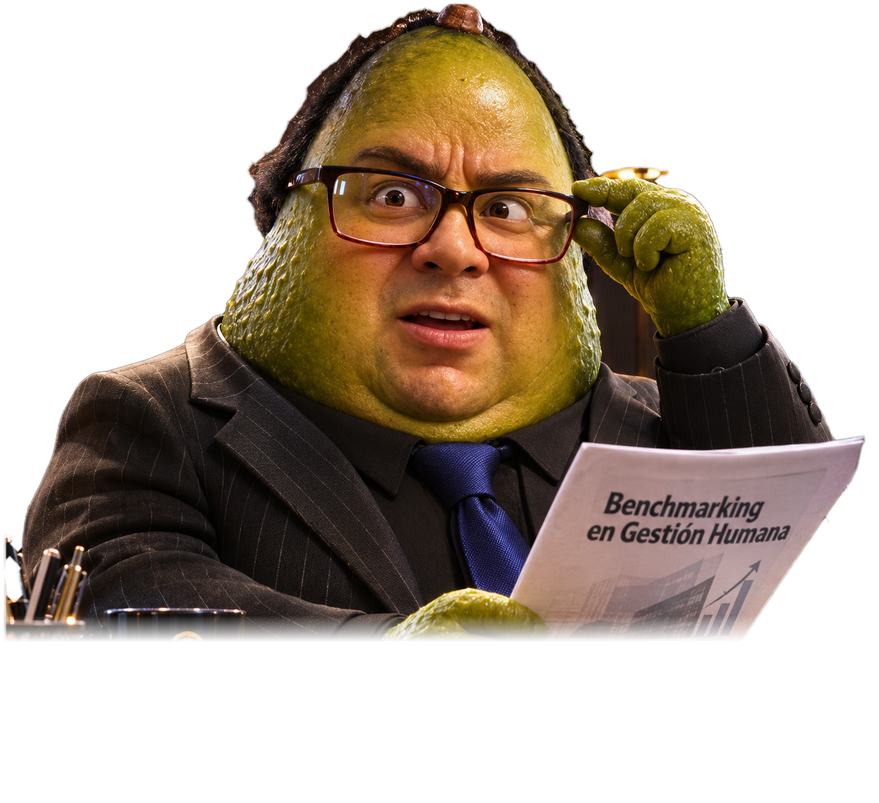
#> input picture Pipeline/recortes/HAROLD.png, 879 x 803 px, shrunk from 1312 x 1199 before the run
$ python recortar.py recortes/HAROLD.png recortes/HAROLD.png 1.0
#> lines starting #> are read from the running program, lines starting #| are printed output that depends on the picture
"""Recorta un personaje de su imagen original. Uso: python recortar.py entrada.png salida.png [corte_inferior]
corte_inferior (0-1): fracción de altura desde la que se descarta (el escritorio)."""
import sys, numpy as np
from PIL import Image, ImageFilter
from rembg import remove, new_session
from scipy import ndimage
src, out = sys.argv[1], sys.argv[2]
corte = float(sys.argv[3]) if len(sys.argv) > 3 else 1.0
im = Image.open(src).convert("RGB")
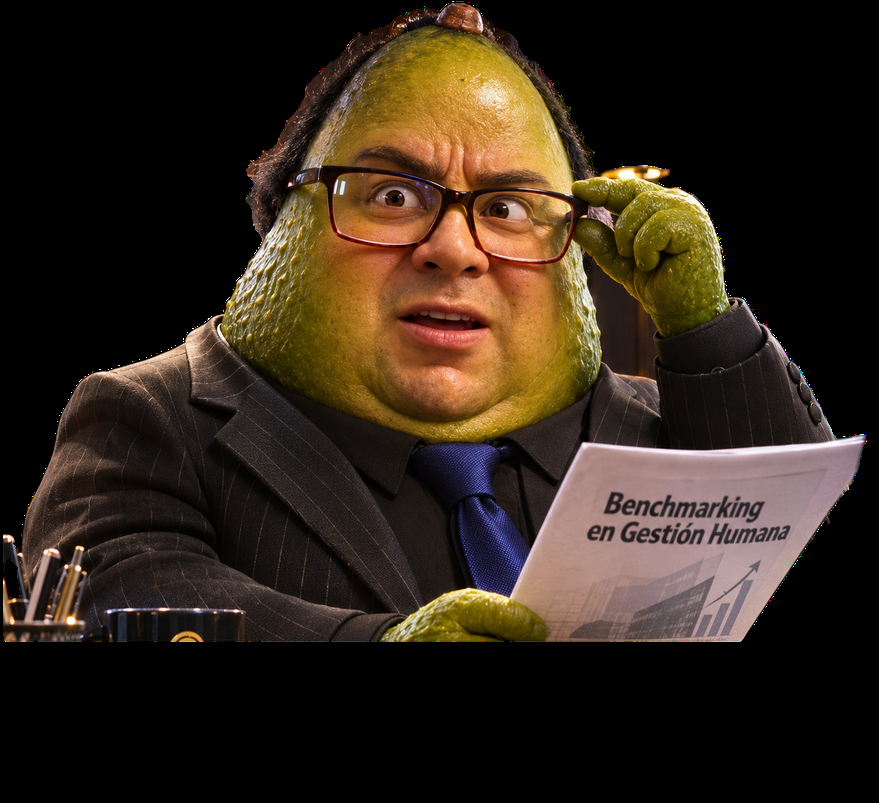
#> im: PIL image 879x803 RGB; mean R, G, B 49.3, 37.4, 26
#> (the run stopped early here; a loop or call above may not have finished)
